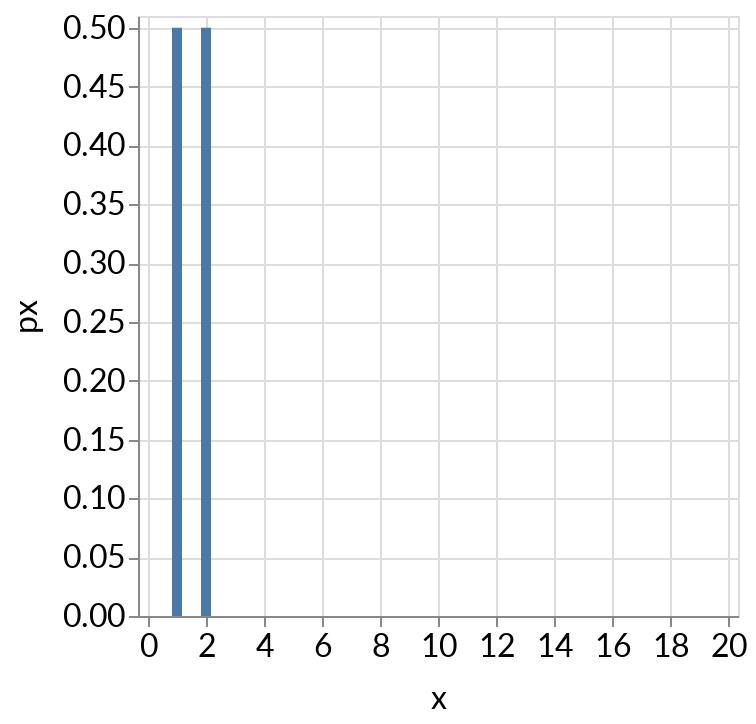

Source (notebook cell):
### Markdown cell above
### In the discrete case, 
- we can specify the probability of each possible outcome
- mathematically this is done via a "probability mass function"
- all the probabilities add up to one (one out of all possible outcomes will happen)

### Code cell
# uniform probability mass function
distribution_chart(
    pdf_transform_expression = '1/datum.max * (1 <= datum.x) * (datum.x <= datum.max)',
    xmin = -1,
    xmax = 20,
    xstep = 1,
    mark_type='bar',
    xscale=alt.Scale(domain=(0,20)),
    yscale=alt.Scale(domain=(0,0.51)),
    max=distribution_parameter(
        min=2,
        max=20,
        step=1,
        init_value=2,
        name='Max'
    )
)

### Figure 1 — Vega-Lite specification as saved in the notebook (floating-point values rounded to 4 significant figures)
{"config": {"title": {"fontSize": 24.0, "font": ["Lato", "Helvetica Neue", "Helvetica", "Arial", "Sans Serif"], "fontWeight": "normal"}, "axisX": {"labelFont": ["Lato", "Helvetica Neue", "Helvetica", "Arial", "Sans Serif"], "labelFontSize": 16, "titleFont": ["Lato", "Helvetica Neue", "Helvetica", "Arial", "Sans Serif"], "titleFontSize": 16, "titleFontWeight": "normal", "titlePadding": 10}, "axisY": {"labelFont": ["Lato", "Helvetica Neue", "Helvetica", "Arial", "Sans Serif"], "labelFontSize": 16, "titleFont": ["Lato", "Helvetica Neue", "Helvetica", "Arial", "Sans Serif"], "titleFontSize": 16, "titleFontWeight": "normal", "titlePadding": 10}, "legend": {"labelFont": ["Lato", "Helvetica Neue", "Helvetica", "Arial", "Sans Serif"], "labelFontSize": 16, "titleFont": ["Lato", "Helvetica Neue", "Helvetica", "Arial", "Sans Serif"], "titleFontSize": 16, "titleFontWeight": "normal"}, "text": {"font": ["Lato", "Helvetica Neue", "Helvetica", "Arial", "Sans Serif"], "fontSize": 14.4}}, "data": {"sequence": {"start": -1, "stop": 20, "step": 1, "as": "x"}}, "mark": "bar", "encoding": {"x": {"type": "quantitative", "field": "x", "scale": {"domain": [0, 20]}}, "y": {"type": "quantitative", "field": "px", "scale": {"domain": [0, 0.51]}}}, "selection": {"selector001": {"type": "single", "bind": {"input": "range", "min": 2, "max": 20, "step": 1, "name": "Max"}, "init": {"value": 2}}}, "transform": [{"calculate": "selector001.value", "as": "max"}, {"calculate": "1/datum.max * (1 <= datum.x) * (datum.x <= datum.max)", "as": "px"}], "$schema": "https://vega.github.io/schema/vega-lite/v4.8.1.json"}
